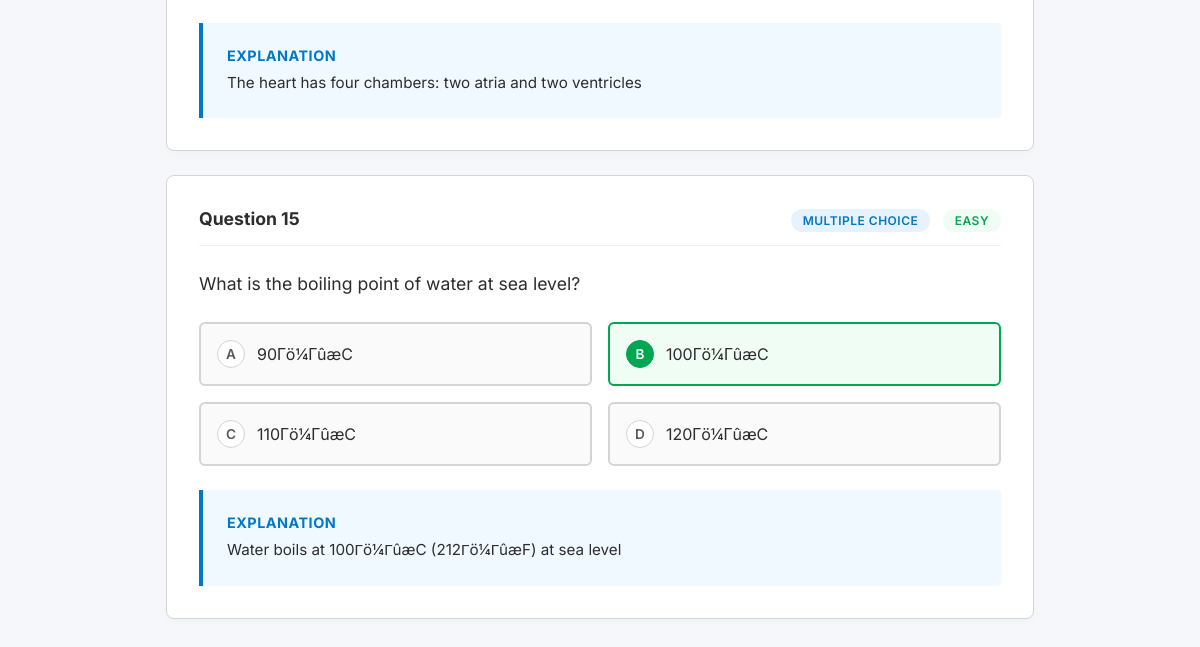
Page /student/review.php?subject=science (signed in, lower part) on the earlier database version.
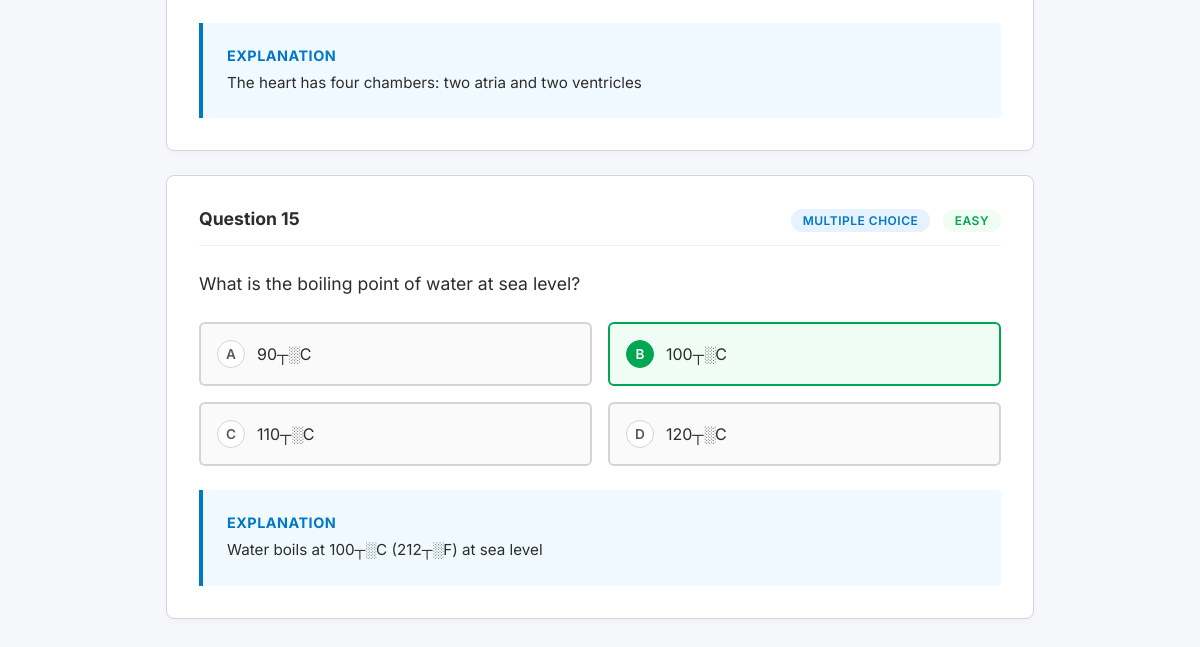
Same page on the later database version.
### tables this page shows
CREATE TABLE `questions` (
  `id` int(11) NOT NULL AUTO_INCREMENT,
  `subject_id` int(11) NOT NULL,
  `question_text` text NOT NULL,
  `option_a` text NOT NULL,
  `option_b` text NOT NULL,
  `option_c` text NOT NULL,
  `option_d` text NOT NULL,
  `correct_answer` text DEFAULT NULL,
  `explanation` text DEFAULT NULL,
  `difficulty` enum('easy','medium','hard') DEFAULT 'medium',
  `year` int(11) DEFAULT 2025,
  `is_active` tinyint(1) DEFAULT 1,
  `created_by` int(11) DEFAULT NULL,
  `created_at` timestamp NOT NULL DEFAULT current_timestamp(),
  `updated_at` timestamp NOT NULL DEFAULT current_timestamp() ON UPDATE current_timestamp(),
  `question_type` enum('multiple_choice','true_false','dropdown','drag_drop') DEFAULT 'multiple_choice',
  `answer_options` text DEFAULT NULL,
  `question_image_url` varchar(255) DEFAULT NULL,
  `explanation_image_url` varchar(255) DEFAULT NULL,
  PRIMARY KEY (`id`),
  KEY `created_by` (`created_by`),
  KEY `idx_subject` (`subject_id`),
  KEY `idx_year` (`year`),
  KEY `idx_difficulty` (`difficulty`),
  CONSTRAINT `questions_ibfk_1` FOREIGN KEY (`subject_id`) REFERENCES `subjects` (`id`) ON DELETE CASCADE,
  CONSTRAINT `questions_ibfk_2` FOREIGN KEY (`created_by`) REFERENCES `users` (`id`) ON DELETE SET NULL
);

### student/review.php (the view, shortened to what this page needs)
<?php
$subject = $_GET['subject'] ?? '';
try {
    $db = getDB();
    $subjectMap = [
        'math' => 'MATH',
        'mathematics' => 'MATH',
        'lang' => 'LANG',
        'language' => 'LANG',
        'rl' => 'LANG',
        'reasoning' => 'LANG',
        'language_arts' => 'LANG',
        'reasoning_language_arts' => 'LANG',
        'sci' => 'SCI',
        'science' => 'SCI',
        'soc' => 'SOC',
        'social' => 'SOC',
        'social_studies' => 'SOC'
    ];
    $slug = strtolower(preg_replace('/[^a-z0-9_]/', '', $subject));
    $subjectCode = $subjectMap[$slug] ?? strtoupper($subject);
    $stmt = $db->prepare("SELECT * FROM subjects WHERE code = ?");
    $stmt->execute([$subjectCode]);
    $subjectInfo = $stmt->fetch();
    $stmt = $db->prepare("SELECT * FROM questions WHERE subject_id = ? AND is_active = TRUE ORDER BY id");
    $stmt->execute([$subjectInfo['id']]);
    $questions = $stmt->fetchAll(PDO::FETCH_ASSOC);
} catch (Exception $e) {
    header('Location: dashboard.php');
    exit;
}
?>
<!DOCTYPE html>
<html lang="en">
<head>
    <link rel="stylesheet" href="https://cdn.jsdelivr.net/npm/katex@0.16.9/dist/katex.min.css">
</head>
<body>
    <div class="container">
        <div id="questionsList">
            <?php foreach ($questions as $i => $q):
                $type = $q['question_type'] ?? 'multiple_choice';
                ?>
                <div class="question-card"
                    data-question="<?php echo htmlspecialchars(strtolower(strip_tags($q['question_text']))); ?>"
                    data-difficulty="<?php echo $q['difficulty'] ?? 'medium'; ?>">
                    <div class="q-header">
                        <span class="q-number">Question <?php echo $i + 1; ?></span>
                        <div>
                            <span class="badge badge-type"><?php echo ucfirst(str_replace('_', ' ', $type)); ?></span>
                            <span class="badge badge-diff"><?php echo ucfirst($q['difficulty'] ?? 'medium'); ?></span>
                        </div>
                    </div>
                    <div class="q-text">
                        <?php
                        $text = $q['question_text'];
                        echo $text;
                        ?>
                    </div>
                    <?php if ($type === 'multiple_choice'): ?>
                        <div class="options-grid">
                            <?php foreach (['A', 'B', 'C', 'D'] as $opt):
                                $isCorrect = ($q['correct_answer'] === $opt); ?>
                                <div class="option <?php echo $isCorrect ? 'correct' : ''; ?>">
                                    <span class="option-label"><?php echo $opt; ?></span>
                                    <span><?php echo htmlspecialchars($q['option_' . strtolower($opt)]); ?></span>
                                </div>
                            <?php endforeach; ?>
                        </div>
                    <?php endif; ?>
                    <?php if (!empty($q['explanation'])): ?>
                        <div class="explanation">
                            <h4>Explanation</h4>
                            <p><?php echo $q['explanation']; ?></p>
                        </div>
                    <?php endif; ?>
                </div>
            <?php endforeach; ?>
        </div>
    </div>
</body>
</html>

### student/review.php (style rules this page uses)
:root { --primary: #0077c8; --secondary: #00a651; --bg: #f5f7fa; --surface: #ffffff; --text-main: #2d2d2d; --text-muted: #595959; --border: #d4d4d4; }
* { margin: 0; padding: 0; box-sizing: border-box }
body { font-family: 'Inter', sans-serif; background: var(--bg); color: var(--text-main); min-height: 100vh; }
.container { max-width: 900px; margin: 2rem auto; padding: 0 1rem; }
.question-card { background: var(--surface); border-radius: 8px; padding: 2rem; margin-bottom: 1.5rem; border: 1px solid var(--border); box-shadow: 0 4px 6px rgba(0, 0, 0, 0.02); }
.q-header { display: flex; justify-content: space-between; align-items: center; margin-bottom: 1.5rem; padding-bottom: 1rem; border-bottom: 1px solid #f0f0f0; }
.q-number { font-weight: 700; color: var(--text-main); font-size: 1.1rem; }
.badge { font-size: 0.75rem; padding: 0.25rem 0.75rem; border-radius: 20px; font-weight: 600; text-transform: uppercase; letter-spacing: 0.5px; }
.badge-type { background: #e6f3ff; color: var(--primary); }
.badge-diff { background: #f0fdf4; color: var(--secondary); margin-left: 0.5rem; }
.q-text { font-size: 1.1rem; color: var(--text-main); line-height: 1.6; margin-bottom: 1.5rem; }
.options-grid { display: grid; grid-template-columns: repeat(2, 1fr); gap: 1rem; margin-bottom: 1.5rem; }
.option.correct { border-color: var(--secondary); background: #f0fdf4; }
.option.correct .option-label { background: var(--secondary); color: white; border-color: var(--secondary); }
.explanation { background: #f0f9ff; border-left: 4px solid var(--primary); padding: 1.5rem; border-radius: 0 4px 4px 0; }
.explanation h4 { color: var(--primary); margin-bottom: 0.5rem; font-size: 0.9rem; text-transform: uppercase; letter-spacing: 0.5px; }
.explanation p { color: var(--text-main); font-size: 0.95rem; line-height: 1.5; }

Differences in the rows shown:
changed questions "What is the boiling point of water at sea level?": explanation "Water boils at 100Γö¼ΓûæC (212Γö¼ΓûæF) at sea level" → "Water boils at 100┬░C (212┬░F) at sea level"
Other differences:
new list line: "A 90┬░C"
new list line: "B 100┬░C"
new list line: "C 110┬░C"
new list line: "D 120┬░C"
list line gone: "A 90Γö¼ΓûæC"
list line gone: "B 100Γö¼ΓûæC"
list line gone: "C 110Γö¼ΓûæC"
list line gone: "D 120Γö¼ΓûæC"
